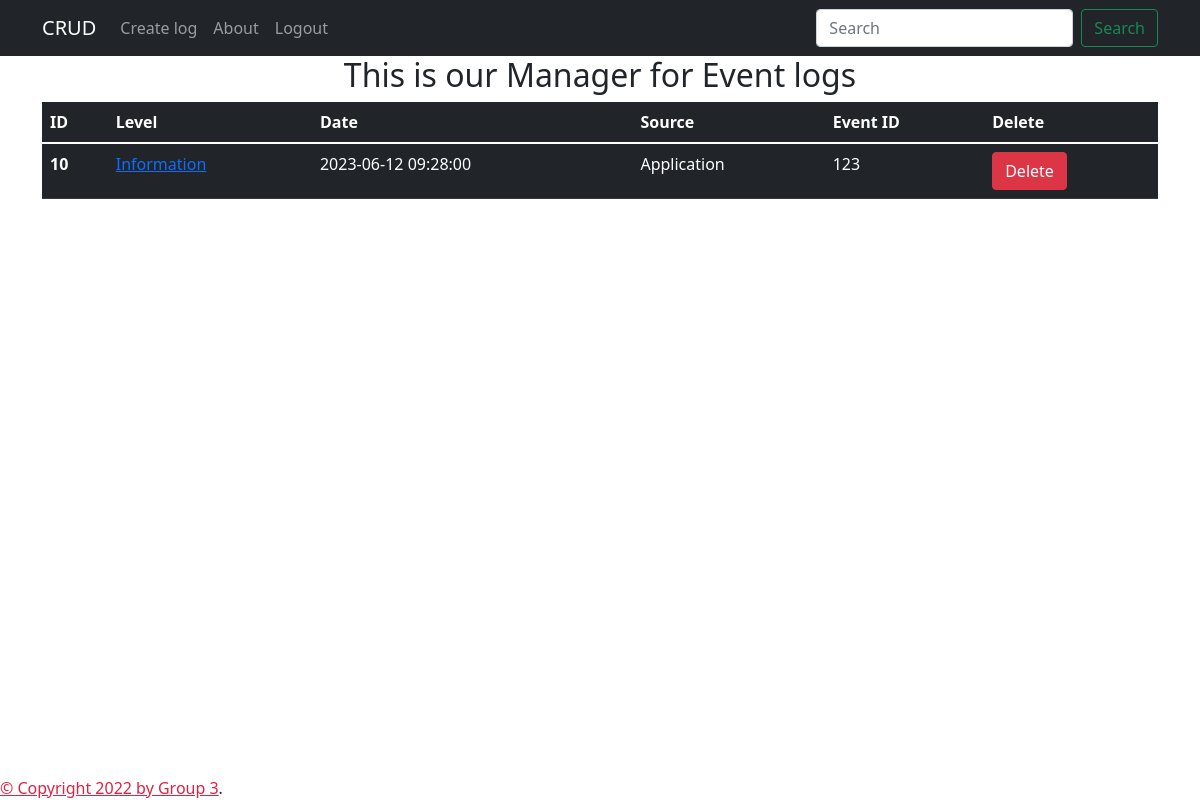
The page /data/10 (signed in) on the database its author committed.
### models.py (models this page shows, shortened)
class Events_model(db.Model):
    __tablename__ = 'event_errors'
    id = db.Column(db.Integer, primary_key=True)
    level = db.Column(db.String(80))
    date_time = db.Column(db.DateTime, default=datetime.utcnow)
    source = db.Column(db.String(80))
    event_id = db.Column(db.Integer())

### app.py (the view)
@app.route('/data/<int:id>', methods = ['GET', 'POST'])
@login_required
def RetrieveSingleEmployee(id):
    application_log = Events_model.query.filter_by(id=id).first()
    if application_log:
        return render_template('data.html', application_log = application_log)
    return f"ID with id ={id} Doesn't exist", 404

### app.py (called while the page is built)
@login_manager.user_loader
def load_user(user_id):
    return User.query.get(int(user_id))

### templates/data.html (shortened to what this page needs)
{% extends "base.html" %}
{% block content %}
<div class="container" style="text-align: center;width: 100%;">
    <h2> This is our Manager for Event logs</h2>
</div>
<div class = "container">
      <table class="table table-dark">
        <thead>
          <tr>
            <th scope="col">ID</th>
            <th scope="col">Level</th>
            <th scope="col">Date</th>
            <th scope="col">Source</th>
            <th scope="col">Event ID</th>
            <th scope="col">Delete</th>
          </tr>
        </thead>
        <tbody>
        <a href="#">
          <tr>
            <th scope="row">{{application_log.id}}</th>
            <td><a href='/data/{{application_log.id}}/update'>{{application_log.level}}</a></td>
            <td>{{application_log.date_time}}</td>
            <td>{{application_log.source}}</td>
            <td>{{application_log.event_id}}</td>
            <td><a href='/data/{{application_log.id}}/delete' onclick="return confirm('Are you sure you want to delete this item?');" type="button" class="btn btn-danger">Delete</a></td>
          </tr>
        </a>
        </tbody>
      </table>
</div>
{% endblock %}

### rows shown on the page
Events_model: id "10", level "Information", date_time "2023-06-12 09:28:00", source "Application", event_id "123"
